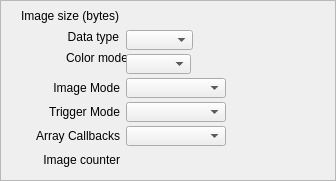
            <widget class="QFrame" name="frame_5">
             <property name="frameShape">
              <enum>QFrame::StyledPanel</enum>
             </property>
             <property name="frameShadow">
              <enum>QFrame::Raised</enum>
             </property>
             <widget class="QELabel" name="qelabel_34">
              <property name="geometry">
               <rect>
                <x>232</x>
                <y>152</y>
                <width>95</width>
                <height>20</height>
               </rect>
              </property>
              <property name="sizePolicy">
               <sizepolicy hsizetype="Expanding" vsizetype="Preferred">
                <horstretch>0</horstretch>
                <verstretch>0</verstretch>
               </sizepolicy>
              </property>
              <property name="variable" stdset="0">
               <string>$(P):cam1:ArrayCounter_RBV</string>
              </property>
              <property name="variableSubstitutions" stdset="0">
               <string>P=CPS1</string>
              </property>
              <property name="displayAlarmStateOption" stdset="0">
               <enum>QELabel::Never</enum>
              </property>
             </widget>
             <widget class="QLabel" name="label_28">
              <property name="geometry">
               <rect>
                <x>6</x>
                <y>102</y>
                <width>114</width>
                <height>20</height>
               </rect>
              </property>
              <property name="text">
               <string>Trigger Mode</string>
              </property>
              <property name="alignment">
               <set>Qt::AlignRight|Qt::AlignTrailing|Qt::AlignVCenter</set>
              </property>
             </widget>
             <widget class="QELabel" name="qelabel_10">
              <property name="geometry">
               <rect>
                <x>232</x>
                <y>126</y>
                <width>67</width>
                <height>20</height>
               </rect>
              </property>
              <property name="sizePolicy">
               <sizepolicy hsizetype="Expanding" vsizetype="Preferred">
                <horstretch>0</horstretch>
                <verstretch>0</verstretch>
               </sizepolicy>
              </property>
              <property name="variable" stdset="0">
               <string>$(P):cam1:ArrayCallbacks_RBV</string>
              </property>
              <property name="variableSubstitutions" stdset="0">
               <string>P=CPS1</string>
              </property>
              <property name="displayAlarmStateOption" stdset="0">
               <enum>QELabel::Never</enum>
              </property>
             </widget>
             <widget class="QLabel" name="label_22">
              <property name="geometry">
               <rect>
                <x>14</x>
                <y>48</y>
                <width>114</width>
                <height>20</height>
               </rect>
              </property>
              <property name="text">
               <string>Color mode</string>
              </property>
              <property name="alignment">
               <set>Qt::AlignRight|Qt::AlignTrailing|Qt::AlignVCenter</set>
              </property>
             </widget>
             <widget class="QELabel" name="qelabel_30">
              <property name="geometry">
               <rect>
                <x>232</x>
                <y>102</y>
                <width>85</width>
                <height>20</height>
               </rect>
              </property>
              <property name="variable" stdset="0">
               <string>$(P):cam1:TriggerMode_RBV</string>
              </property>
              <property name="variableSubstitutions" stdset="0">
               <string>P=CPS1</string>
              </property>
              <property name="displayAlarmStateOption" stdset="0">
               <enum>QELabel::Never</enum>
              </property>
             </widget>
             <widget class="QLabel" name="label_17">
              <property name="geometry">
               <rect>
                <x>8</x>
                <y>4</y>
                <width>111</width>
                <height>23</height>
               </rect>
              </property>
              <property name="text">
               <string>Image size (bytes)</string>
              </property>
              <property name="alignment">
               <set>Qt::AlignRight|Qt::AlignTrailing|Qt::AlignVCenter</set>
              </property>
             </widget>
             <widget class="QEComboBox" name="qecombobox_7">
              <property name="geometry">
               <rect>
                <x>126</x>
                <y>126</y>
                <width>100</width>
                <height>20</height>
               </rect>
              </property>
              <property name="sizePolicy">
               <sizepolicy hsizetype="Fixed" vsizetype="Fixed">
                <horstretch>0</horstretch>
                <verstretch>0</verstretch>
               </sizepolicy>
              </property>
              <property name="minimumSize">
               <size>
                <width>100</width>
                <height>0</height>
               </size>
              </property>
              <property name="variable" stdset="0">
               <string>$(P):cam1:ArrayCallbacks</string>
              </property>
              <property name="variableSubstitutions" stdset="0">
               <string>P=CPS1</string>
              </property>
              <property name="subscribe">
               <bool>true</bool>
              </property>
             </widget>
             <widget class="QLabel" name="label_26">
              <property name="geometry">
               <rect>
                <x>6</x>
                <y>126</y>
                <width>114</width>
                <height>20</height>
               </rect>
              </property>
              <property name="text">
               <string>Array Callbacks</string>
              </property>
              <property name="alignment">
               <set>Qt::AlignRight|Qt::AlignTrailing|Qt::AlignVCenter</set>
              </property>
             </widget>
             <widget class="QEComboBox" name="qecombobox_4">
              <property name="geometry">
               <rect>
                <x>126</x>
                <y>30</y>
                <width>67</width>
                <height>20</height>
               </rect>
              </property>
              <property name="sizePolicy">
               <sizepolicy hsizetype="Fixed" vsizetype="Fixed">
                <horstretch>0</horstretch>
                <verstretch>0</verstretch>
               </sizepolicy>
              </property>
              <property name="variable" stdset="0">
               <string>$(P):cam1:DataType</string>
              </property>
              <property name="variableSubstitutions" stdset="0">
               <string>P=CPS1</string>
              </property>
              <property name="subscribe">
               <bool>true</bool>
              </property>
             </widget>
             <widget class="QELabel" name="qelabel_21">
              <property name="geometry">
               <rect>
                <x>232</x>
                <y>6</y>
                <width>75</width>
                <height>20</height>
               </rect>
              </property>
              <property name="variable" stdset="0">
               <string>$(P):cam1:ArraySize_RBV</string>
              </property>
              <property name="variableSubstitutions" stdset="0">
               <string>P=CPS1</string>
              </property>
              <property name="displayAlarmStateOption" stdset="0">
               <enum>QELabel::Never</enum>
              </property>
             </widget>
             <widget class="QEComboBox" name="qecombobox_6">
              <property name="geometry">
               <rect>
                <x>126</x>
                <y>78</y>
                <width>100</width>
                <height>20</height>
               </rect>
              </property>
              <property name="sizePolicy">
               <sizepolicy hsizetype="Fixed" vsizetype="Fixed">
                <horstretch>0</horstretch>
                <verstretch>0</verstretch>
               </sizepolicy>
              </property>
              <property name="minimumSize">
               <size>
                <width>100</width>
                <height>0</height>
               </size>
              </property>
              <property name="variable" stdset="0">
               <string>$(P):cam1:ImageMode</string>
              </property>
              <property name="variableSubstitutions" stdset="0">
               <string>P=CPS1</string>
              </property>
              <property name="subscribe">
               <bool>true</bool>
              </property>
             </widget>
             <widget class="QELabel" name="qelabel_29">
              <property name="geometry">
               <rect>
                <x>232</x>
                <y>78</y>
                <width>83</width>
                <height>20</height>
               </rect>
              </property>
              <property name="variable" stdset="0">
               <string>$(P):cam1:ImageMode_RBV</string>
              </property>
              <property name="variableSubstitutions" stdset="0">
               <string>P=CPS1</string>
              </property>
              <property name="displayAlarmStateOption" stdset="0">
               <enum>QELabel::Never</enum>
              </property>
             </widget>
             <widget class="QELabel" name="qelabel_23">
              <property name="geometry">
               <rect>
                <x>232</x>
                <y>30</y>
                <width>51</width>
                <height>20</height>
               </rect>
              </property>
              <property name="variable" stdset="0">
               <string>$(P):cam1:DataType_RBV</string>
              </property>
              <property name="variableSubstitutions" stdset="0">
               <string>P=CPS1</string>
              </property>
              <property name="displayAlarmStateOption" stdset="0">
               <enum>QELabel::Never</enum>
              </property>
             </widget>
             <widget class="QELabel" name="qelabel_24">
              <property name="geometry">
               <rect>
                <x>232</x>
                <y>54</y>
                <width>51</width>
                <height>20</height>
               </rect>
              </property>
              <property name="variable" stdset="0">
               <string>$(P):cam1:ColorMode_RBV</string>
              </property>
              <property name="variableSubstitutions" stdset="0">
               <string>P=CPS1</string>
              </property>
              <property name="displayAlarmStateOption" stdset="0">
               <enum>QELabel::Never</enum>
              </property>
             </widget>
             <widget class="QLabel" name="label_20">
              <property name="geometry">
               <rect>
                <x>6</x>
                <y>78</y>
                <width>114</width>
                <height>20</height>
               </rect>
              </property>
              <property name="text">
               <string>Image Mode</string>
              </property>
              <property name="alignment">
               <set>Qt::AlignRight|Qt::AlignTrailing|Qt::AlignVCenter</set>
              </property>
             </widget>
             <widget class="QLabel" name="label_43">
              <property name="geometry">
               <rect>
                <x>6</x>
                <y>150</y>
                <width>114</width>
                <height>20</height>
               </rect>
              </property>
              <property name="text">
               <string>Image counter</string>
              </property>
              <property name="alignment">
               <set>Qt::AlignRight|Qt::AlignTrailing|Qt::AlignVCenter</set>
              </property>
             </widget>
             <widget class="QEComboBox" name="qecombobox_5">
              <property name="geometry">
               <rect>
                <x>126</x>
                <y>54</y>
                <width>65</width>
                <height>20</height>
               </rect>
              </property>
              <property name="sizePolicy">
               <sizepolicy hsizetype="Fixed" vsizetype="Fixed">
                <horstretch>0</horstretch>
                <verstretch>0</verstretch>
               </sizepolicy>
              </property>
              <property name="variable" stdset="0">
               <string>$(P):cam1:ColorMode</string>
              </property>
              <property name="variableSubstitutions" stdset="0">
               <string>P=CPS1</string>
              </property>
              <property name="subscribe">
               <bool>true</bool>
              </property>
             </widget>
             <widget class="QEComboBox" name="qecombobox_3">
              <property name="geometry">
               <rect>
                <x>126</x>
                <y>102</y>
                <width>100</width>
                <height>20</height>
               </rect>
              </property>
              <property name="sizePolicy">
               <sizepolicy hsizetype="Fixed" vsizetype="Fixed">
                <horstretch>0</horstretch>
                <verstretch>0</verstretch>
               </sizepolicy>
              </property>
              <property name="minimumSize">
               <size>
                <width>100</width>
                <height>0</height>
               </size>
              </property>
              <property name="variable" stdset="0">
               <string>$(P):cam1:TriggerMode</string>
              </property>
              <property name="variableSubstitutions" stdset="0">
               <string>P=CPS1</string>
              </property>
              <property name="subscribe">
               <bool>true</bool>
              </property>
             </widget>
             <widget class="QLabel" name="label_21">
              <property name="geometry">
               <rect>
                <x>28</x>
                <y>26</y>
                <width>91</width>
                <height>21</height>
               </rect>
              </property>
              <property name="text">
               <string>Data type</string>
              </property>
              <property name="alignment">
               <set>Qt::AlignRight|Qt::AlignTrailing|Qt::AlignVCenter</set>
              </property>
             </widget>
            </widget>
